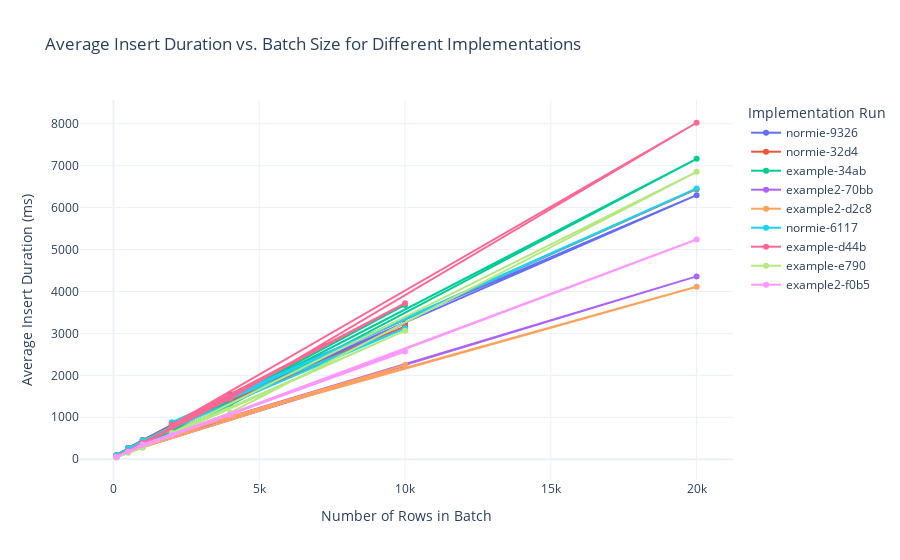

Source (notebook cell):
### Code cell
%pip install -q plotly nbformat 
import plotly.express as px
import plotly.graph_objects as go
import pandas as pd

# Create an empty figure
fig = go.Figure()

# Iterate over each unique imp_run to plot a separate line
imp_runs = df_avg_insert['imp_run'].unique()
for imp_run in imp_runs:
    subset = df_avg_insert[df_avg_insert['imp_run'] == imp_run]
    fig.add_trace(go.Scatter(
        x=subset['batch_size'],
        y=subset['avg_insert_duration_ms'],
        mode='lines+markers',
        name=imp_run
    ))

# Set labels and title
fig.update_layout(
    title='Average Insert Duration vs. Batch Size for Different Implementations',
    xaxis_title='Number of Rows in Batch',
    yaxis_title='Average Insert Duration (ms)',
    legend_title='Implementation Run',
    template='plotly_white'
)

# Show grid
fig.update_xaxes(showgrid=True)
fig.update_yaxes(showgrid=True)

# Show the plot
fig.show()

### Figure 1 — Plotly figure (JSON) as saved in the notebook; plotly's stock layout.template omitted (floating-point values rounded to 4 significant figures)
{"data": [{"mode": "lines+markers", "name": "normie-9326", "type": "scatter", "x": [100, 1000, 10000, 2000, 20000, 4000, 500], "y": [95.23, 455.7, 3238.0, 830.4, 6297, 1558.0, 268.7]}, {"mode": "lines+markers", "name": "normie-32d4", "type": "scatter", "x": [100, 1000, 10000, 2000, 20000, 4000, 500], "y": [96.43, 453.7, 3169.0, 846.2, 6440.0, 1505.0, 268.6]}, {"mode": "lines+markers", "name": "example-34ab", "type": "scatter", "x": [100, 1000, 10000, 2000, 20000, 4000, 500], "y": [50.34, 355.4, 3679.0, 696.7, 7165, 1291.0, 180.1]}, {"mode": "lines+markers", "name": "example2-70bb", "type": "scatter", "x": [100, 1000, 10000, 2000, 20000, 4000, 500], "y": [48.15, 289.6, 2229, 593.8, 4360.0, 980.3, 166.8]}, {"mode": "lines+markers", "name": "example2-d2c8", "type": "scatter", "x": [100, 1000, 10000, 2000, 20000, 4000, 500], "y": [46.65, 282.5, 2246.0, 594.1, 4114, 1016.0, 173.9]}, {"mode": "lines+markers", "name": "normie-6117", "type": "scatter", "x": [100, 1000, 10000, 2000, 20000, 4000, 500], "y": [94.33, 445.3, 3121, 882.7, 6457.0, 1464.0, 262.1]}, {"mode": "lines+markers", "name": "example-d44b", "type": "scatter", "x": [100, 1000, 10000, 2000, 20000, 4000, 500], "y": [53.42, 385.6, 3719.0, 821.4, 8024, 1445.0, 181.8]}, {"mode": "lines+markers", "name": "example-e790", "type": "scatter", "x": [100, 1000, 10000, 2000, 20000, 4000, 500], "y": [47.61, 275.7, 3065.0, 627.8, 6854.0, 1107.0, 154.9]}, {"mode": "lines+markers", "name": "example2-f0b5", "type": "scatter", "x": [100, 1000, 10000, 2000, 20000, 4000, 500], "y": [53.54, 350.2, 2570.0, 569.0, 5239.0, 1057.0, 180.4]}], "layout": {"legend": {"title": {"text": "Implementation Run"}}, "title": {"text": "Average Insert Duration vs. Batch Size for Different Implementations"}, "xaxis": {"showgrid": true, "title": {"text": "Number of Rows in Batch"}}, "yaxis": {"showgrid": true, "title": {"text": "Average Insert Duration (ms)"}}}}
